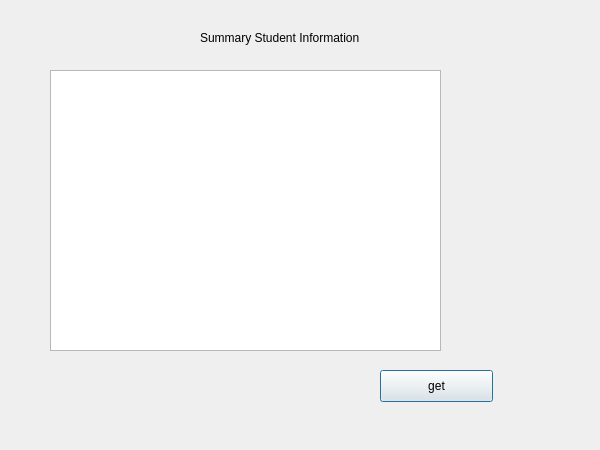
<?xml version="1.0" encoding="UTF-8"?>
<ui version="4.0">
 <class>Summarystu</class>
 <widget class="QDialog" name="Summarystu">
  <property name="geometry">
   <rect>
    <x>0</x>
    <y>0</y>
    <width>600</width>
    <height>450</height>
   </rect>
  </property>
  <property name="windowTitle">
   <string>Dialog</string>
  </property>
  <widget class="QLabel" name="label">
   <property name="geometry">
    <rect>
     <x>200</x>
     <y>30</y>
     <width>231</width>
     <height>16</height>
    </rect>
   </property>
   <property name="text">
    <string>Summary Student Information</string>
   </property>
  </widget>
  <widget class="QPushButton" name="pushButton">
   <property name="geometry">
    <rect>
     <x>380</x>
     <y>370</y>
     <width>113</width>
     <height>32</height>
    </rect>
   </property>
   <property name="text">
    <string>get</string>
   </property>
  </widget>
  <widget class="QTextBrowser" name="textBrowser">
   <property name="geometry">
    <rect>
     <x>50</x>
     <y>70</y>
     <width>391</width>
     <height>281</height>
    </rect>
   </property>
  </widget>
 </widget>
 <resources/>
 <connections/>
</ui>
